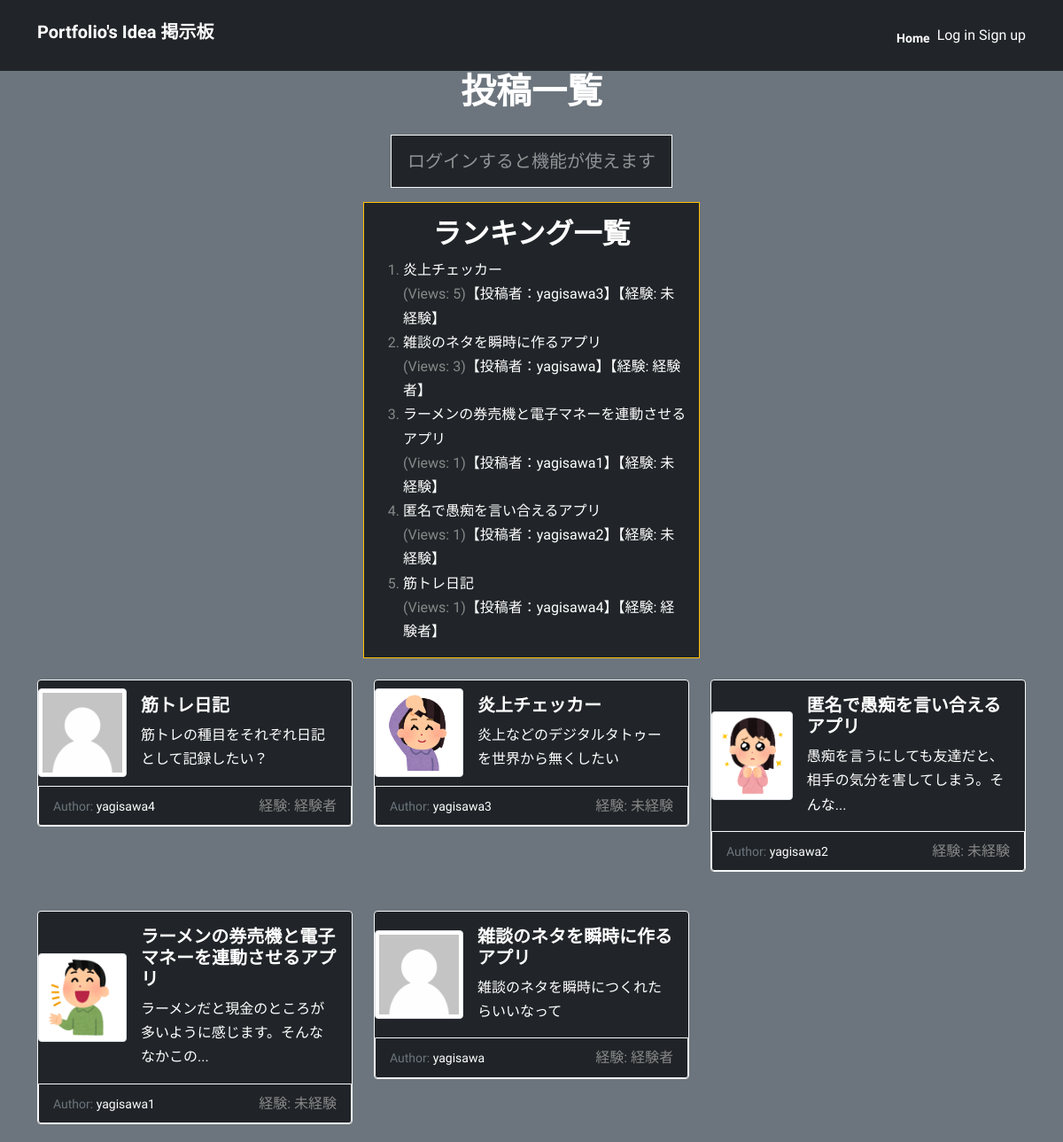
The app's page /, older data.
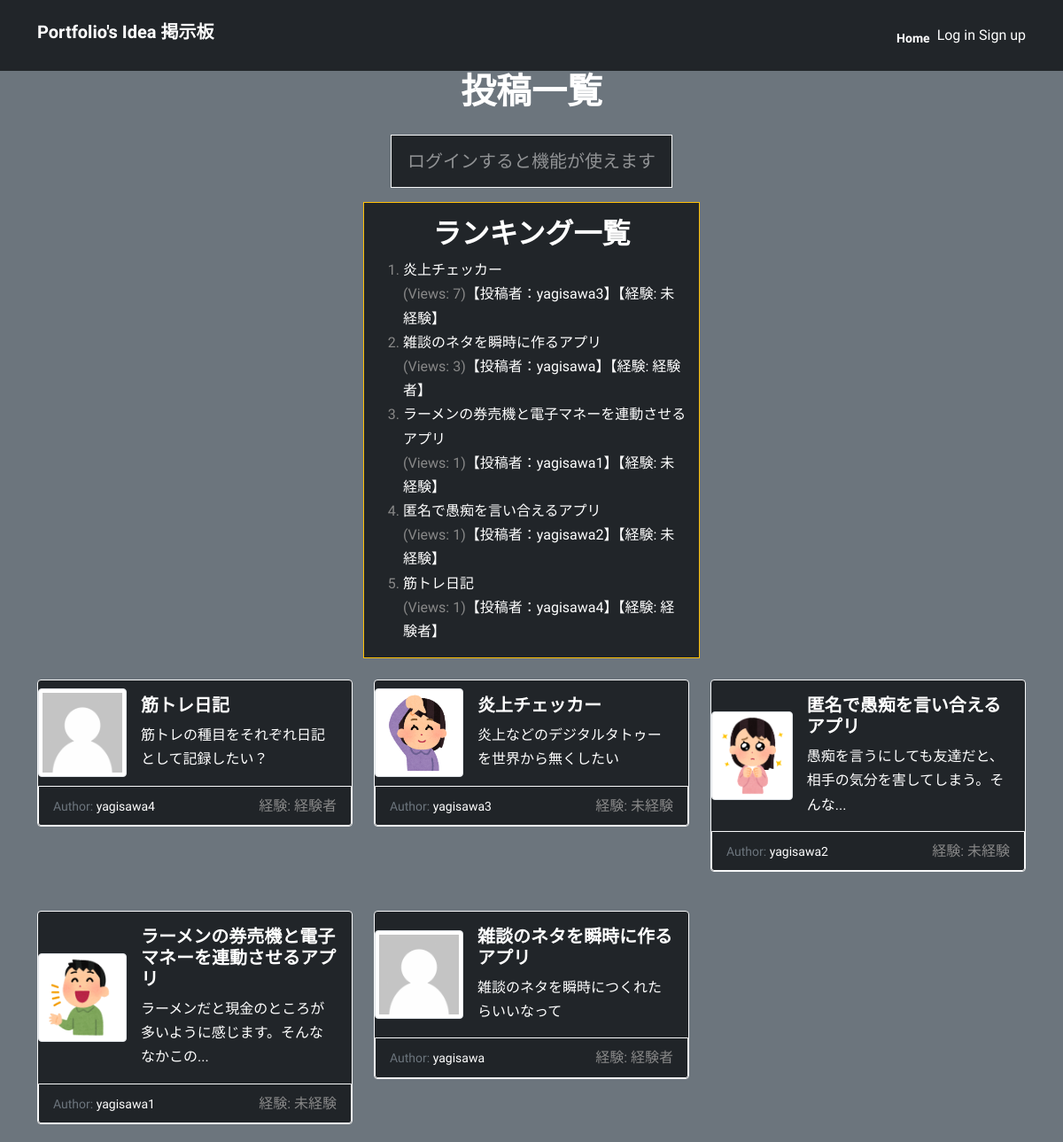
The same page, newer data.
### myapp/models.py (models this page shows, shortened)
class Post(models.Model):
    title = models.CharField(max_length=200)
    content = models.TextField()
    author = models.ForeignKey(User, on_delete=models.CASCADE)
    created_at = models.DateTimeField(auto_now_add=True)
    updated_at = models.DateTimeField(auto_now=True)
    likes = models.ManyToManyField(settings.AUTH_USER_MODEL, related_name='likes', blank=True)
    views = models.IntegerField(default=0)
    icon = models.ImageField(upload_to='icons/', blank=True, null=True)
    def get_author_avatar_url(self):
        return self.author.profile.avatar.url if self.author.profile.avatar else None

class Profile(models.Model):
    EXPERIENCE_CHOICES = [
        ('未経験', '未経験'),
        ('経験者', '経験者'),
    ]
    user = models.OneToOneField(User, on_delete=models.CASCADE)
    bio = models.TextField(max_length=500, blank=True)
    website = models.URLField(max_length=200, blank=True)
    location = models.CharField(max_length=100, blank=True)
    avatar = models.ImageField(upload_to='avatars/', blank=True, null=True)
    followers = models.ManyToManyField(User, related_name='following', blank=True)
    followers_count = models.PositiveIntegerField(default=0)
    experience = models.CharField(max_length=10, choices=EXPERIENCE_CHOICES, default='未経験')

### myapp/views.py (the view)
# urls.py: path('', views.post_list, name='post_list'),
def post_list(request):
    posts = Post.objects.all().order_by('-id')
    ranked_posts = Post.objects.annotate(num_views=F('views') + 1).order_by('-num_views')[:5]
    paginator = Paginator(posts, 9)
    page_number = request.GET.get('page')
    page_obj = paginator.get_page(page_number)
    if page_number is None or int(page_number) == 1:
        show_ranking = True
    else:
        show_ranking = False
    if request.method == 'POST':
        form = CommentForm(request.POST)
        if form.is_valid():
            comment = form.save(commit=False)
            comment.post = Post
            comment.save()
            return redirect('post_detail', pk=Post.pk)
    else:
        form = CommentForm()
    return render(request, 'myapp/post_list.html', {'posts': posts, 'ranked_posts': ranked_posts, 'page_obj': page_obj, 'form': form})

### myapp/templates/myapp/post_list.html (shortened to what this page needs)
{% extends 'base.html' %}
{% load static %}
{% block content %}
<div class="container">
  <div class="text-center">
    <h1>投稿一覧</h1>
    {% if user.is_authenticated %}
      <a class="btn btn-primary btn-lg mt-3 mb-3 border border-light" href="{% url 'post_create' %}">新しい投稿はこちらから</a>
    {% else %}
      <p class="btn btn-dark text-white-50 btn-lg mt-3 mb-3 border border-light">ログインすると機能が使えます</p>
    {% endif %}
  </div>
  <div class="row justify-content-center">
    <div class="col-md-4 bg-dark border border-warning mb-4">
      <div class="post-section mt-3 mb-3">
        <h2 class="text-center">ランキング一覧</h2>
        <ol class="ranking-list bg-dark">
          {% for post in ranked_posts %}
            <li><a href="{% url 'post_detail' post.pk %}" class="text-white">{{ post.title }}</a><br> (Views: {{ post.views }})<a href="{% url 'profile' post.author.username %}">【投稿者：{{ post.author }}】【経験: {{ post.author.profile.experience }}】</a></li>
          {% empty %}
            <li>まだ投稿がありません</li>
            <li>あなたが投稿をすることでトップランキングに乗ることができます！</li>
          {% endfor %}
        </ol>
      </div>
    </div>
  </div>
  {% if page_obj %}
  <div class="row row-cols-1 row-cols-md-3 g-4">
    {% for post in page_obj %}
      <div class="col">
        <div class="card bg-dark border border-light">
          <div class="d-flex align-items-center">
            {% if post.get_author_avatar_url %}
              <img src="{{ post.get_author_avatar_url }}" class="card-img-left img-thumbnail" alt="Avatar" style="width: 100px; height: 100px;">
            {% else %}
              <img src="{% static 'images/new_default_avatar.png' %}" class="card-img-left img-thumbnail" alt="Avatar" style="width: 100px; height: 100px;">
            {% endif %}
            <div class="card-body">
              <h5 class="card-title"><a href="{% url 'post_detail' post.pk %}">{{ post.title }}</a></h5>
              <p class="card-text text-white">
                {% if post.content|length > 30 %}
                  {{ post.content|slice:":30" }}...
                {% else %}
                  {{ post.content }}
                {% endif %}
              </p>
            </div>
          </div>
          <div class="card-footer border border-light d-flex justify-content-between">
            <div>
                <small class="text-muted">Author: <a href="{% url 'profile' post.author.username %}" class="text-white">{{ post.author.username }}</a></small>
            </div>
            <div>
                <p class="mb-0">経験: {{ post.author.profile.experience }}</p>
            </div>
          </div>
        </div>
      </div>
    {% empty %}
      <p class="text-white">投稿がまだありません</p>
    {% endfor %}
  </div>
  {% else %}
    <p class="text-white text-center">投稿がまだありません</p>
  {% endif %}
</div>
{% endblock %}

### myapp/templates/base.html (shortened to what this page needs)
{% load static %}
<!DOCTYPE html>
<html>
  <head>
    <link href="https://cdn.jsdelivr.net/npm/bootstrap@5.0.2/dist/css/bootstrap.min.css" rel="stylesheet">
    <link rel="stylesheet" href="{% static 'myapp/style.css' %}">
  </head>
  <body class="bg-secondary">
      <nav class="navbar navbar-expand-lg navbar-dark bg-dark py-3">
        <div class="container">
          <h1 class="navbar-brand">Portfolio's Idea 掲示板</h1>
          <div class="collapse navbar-collapse" id="navbarNav">
            <ul class="navbar-nav ms-auto align-items-center">
              <li class="nav-item">
                <a class="nav-link active" aria-current="page" href="{% url 'post_list' %}">Home</a>
              </li>
              {% if user.is_authenticated %}
              <li class="nav-item">
                <a class="nav-link" href="{% url 'my_posts' %}">My posts</a>
              </li>
              <li class="nav-item">
                <a class="nav-link" href="{% url 'profile' user.username %}">Edit Profile</a>
              </li>
              <li class="nav-item align-items-center">
                <p class="text-white m-0">ログインユーザー: {{ user.username }}</p>
              </li>
              <li class="nav-item ms-3">
                <form method="post" action="{% url 'logout' %}">
                  {% csrf_token %}
                    <button type="submit">Log out</button>
                </form>
              </li>
              {% else %}
                <li class="auth-links">
                  <a href="{% url 'login' %}">Log in</a>
                  <a href="{% url 'signup' %}">Sign up</a>
                </li>
              {% endif %}
            </ul>
          </div>
        </div>
      </nav>
    <div id="content">
      {% block content %}
      {% endblock %}
    </div>
  </body>
</html>

### myapp/static/myapp/style.css (style rules this page uses)
:root { --primary: #0d6efd; --white: #ffffff; --body: #888; }
body { font-family: 'Sora', sans-serif; line-height: 1.7; color: var(--body); }
h1, h2, h3, h4, h5, h6 { color: var(--white); font-weight: 700; }
a { color: var(--white); text-decoration: none; }
.navbar .nav-link { color: #fff !important; font-size: 14px; font-weight: 700; padding-top: 16px; }
.btn { padding: 14px 18px; border-width: 2px; border-radius: 0; }
.card { margin-bottom: 20px; }

Row changes from the older to the newer data that the page shows:
changed Post "炎上チェッカー": views "5" → "7"
